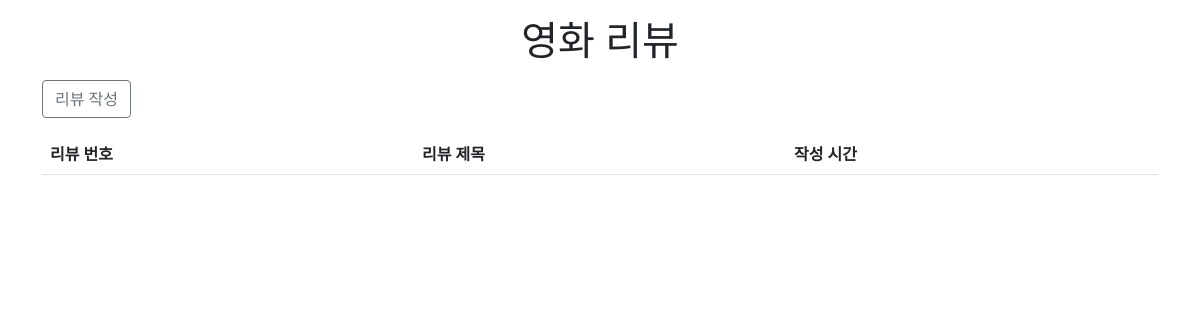
The page /day6/index/ on the database as committed earlier.
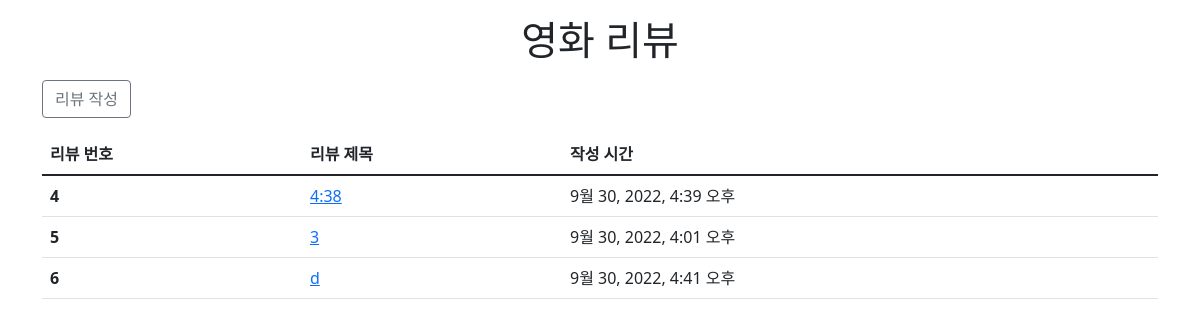
The same page on the database as committed later.
### day6/models.py (models this page shows)
class Review(models.Model):
    title = models.CharField(max_length=80)
    content = models.TextField()
    created_at = models.DateTimeField(auto_now_add=True)
    updated_at = models.DateTimeField(auto_now=True)

### day6/views.py (the view)
# urls.py: path("index/", views.index, name="index"),
def index(request):
    context = {
        "reviews": Review.objects.all().order_by("id"),
    }
    return render(request, "day6/index.html", context)

### day6/templates/day6/index.html (shortened to what this page needs)
{% extends 'base.html'%}
{% block base %}
<h1 class="text-center my-3">영화 리뷰</h1>
<div class="container">
  <a class="btn btn-outline-secondary mb-3" href="{% url 'day6:create' %}" role="button">리뷰 작성</a>
</div>
<div class="container">
  <table class="table">
    <thead>
      <tr>
        <th scope="col">리뷰 번호</th>
        <th scope="col">리뷰 제목</th>
        <th scope="col">작성 시간</th>
      </tr>
    </thead>
    <tbody>
      {% for review in reviews %}
      <tr>
        <th scope="row">{{ review.pk }}</th>
        <td><a href="{% url 'day6:detail' review.pk %}">{{ review.title }}<a></td>
        <td>{{ review.updated_at }}</td>
      </tr>
      {% endfor %}
    </tbody>
  </table>
</div>
{% endblock %}

### base/base.html (shortened to what this page needs)
<!DOCTYPE html>
<html lang="en">
<head>
  <link href="https://cdn.jsdelivr.net/npm/bootstrap@5.1.3/dist/css/bootstrap.min.css" rel="stylesheet"
>
</head>
<body>
  {% block base %}
  {% endblock %}
</body>
</html>

Rows that differ between the two databases and show on the page:
added Review: pk "4", title "4:38", updated_at "9월 30, 2022, 4:39 오후"
added Review: pk "5", title "3", updated_at "9월 30, 2022, 4:01 오후"
added Review: pk "6", title "d", updated_at "9월 30, 2022, 4:41 오후"
